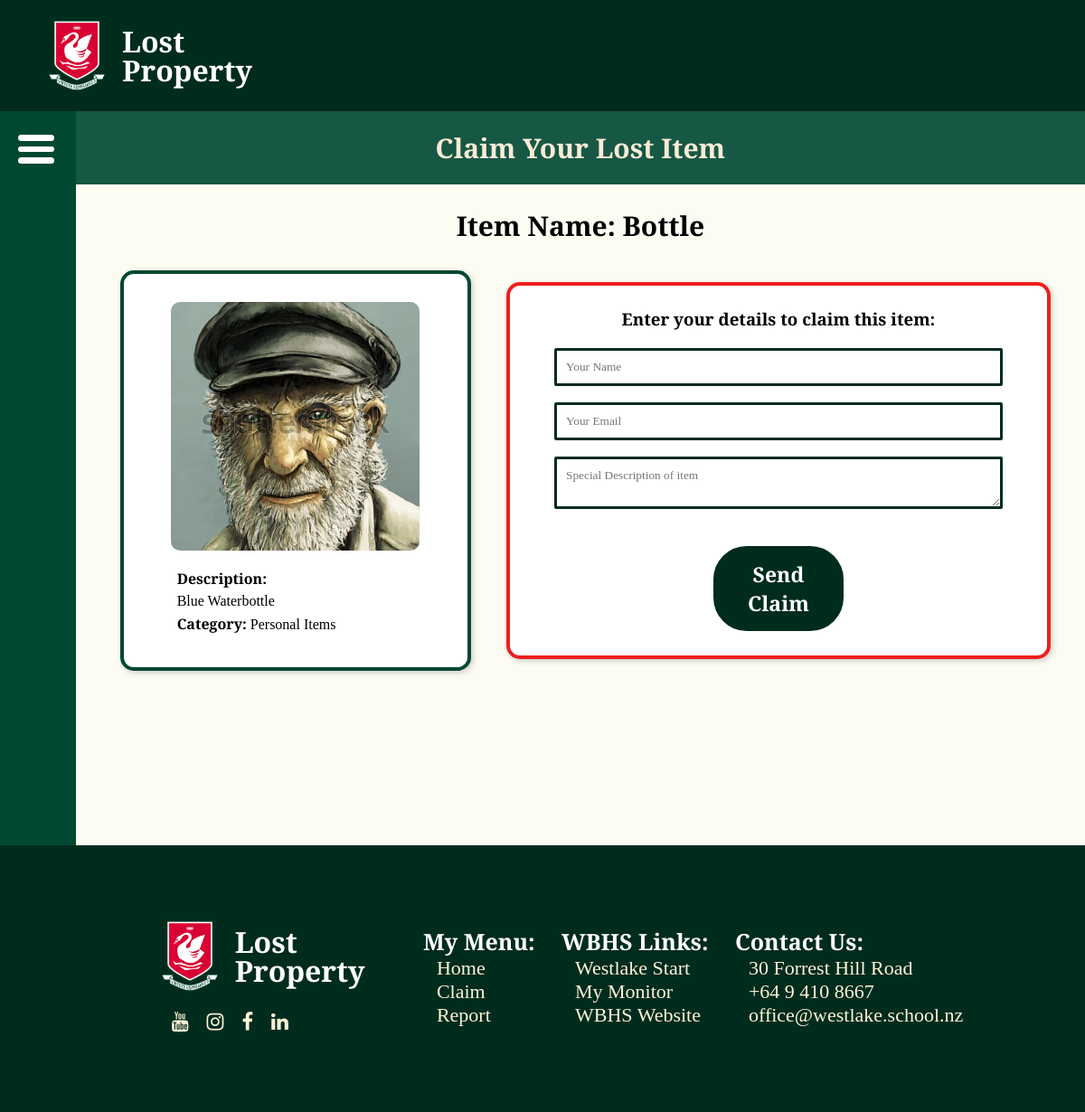
Screenshot of /claim_item/19 with the database file from the repository.
### tables this page shows
CREATE TABLE items (
            id INTEGER PRIMARY KEY AUTOINCREMENT,
            item_name TEXT,
            name TEXT,
            description TEXT,
            image_filename TEXT,
            category TEXT
        );

### app.py (the view)
@app.route('/claim_item/<int:item_id>', methods=['GET', 'POST'])
def claim_item(item_id):
    conn = get_db_connection()
    item = conn.execute('SELECT * FROM items WHERE id = ?', (item_id,)).fetchone()
    conn.close()
    if not item:
        flash("Item not found.")
        return redirect(url_for('claim'))
    return render_template('claim_form.html', item=item)

### app.py (called while the page is built)
def get_db_connection():
    db_path = os.path.join('Final', 'WBHSLostProperty.db')
    conn = sqlite3.connect(db_path)
    conn.row_factory = sqlite3.Row
    return conn

### templates/claim_form.html (shortened to what this page needs)
{% extends 'base.html' %}
{% block body %}
<h2 class="page_header">Claim Your Lost Item</h2>
<h2 style="font-size: 30px; margin-top: 25px;">Item Name: {{ item['item_name'] }}</h2>
<div class="claim_form_preview_container">
    <div class="item_preview">
        <img src="{{ url_for('static', filename='uploads/' + item['image_filename']) }}"
             alt="{{ item['item_name'] }}"
             class="claim_preview_image">
        <div class="item_details">
            <p><strong>Description:</strong></p>
            <p>{{ item['description'] }}</p>
            <p><strong>Category:</strong> {{ item['category'] }}</p>
        </div>
    </div>
    <div class="form_container" id="claim">
        <form id="claim_form" data-item-name="{{ item['item_name'] }}">
            <h3>Enter your details to claim this item:</h3>
            <input type="text" id="name" name="name" placeholder="Your Name" required><br>
            <input type="email" id="email" name="email" placeholder="Your Email" required><br>
            <textarea id="message" name="message" placeholder="Special Description of item"></textarea><br>
            <button type="submit">Send Claim</button>
        </form>
    </div>
</div>
{% endblock %}

### static/style.css (style rules this page uses)
* { margin: 0; padding: 0; box-sizing: 0; font-family: "EB Garamond", serif; }
body { margin: 0; padding: 0; overflow-x: hidden; background: rgba(252, 252, 240, 0.783); }
.page_header { font-size: 30px; font-weight: bold; width: 100%; height: fit-content; padding: 20px 0px; background:#175844; color:antiquewhite; }
.form_container, .claim_form_container { width: 100%; height: 100vh; margin-top: 50px; display: flex; flex-direction: column; align-items: center; justify-content: center; text-align: center; }
.form_container form { background: white; border: 4px solid #ed0000e1; display: flex; flex-direction: column; padding: 2vw 3vw; width: 90%; max-width: 600px; border-radius: 15px; box-shadow: 2px 2px 6px rgba(0,0,0,0.2); }
.form_container form h3, .claim_form_container form h3 { color: black; font-weight: 800; margin-bottom: 20px; }
.form_container form input, form textarea , .claim_form_container form input, form textarea { border: 0; padding: 10px; border: #002c1e 3px solid; border-radius: 2px; width: 90%; margin: 0 auto; }
.form_container form button, .claim_form_container form button { padding: 15px; background: #002c1e; color: white; font-size: 23px; font-weight: bold; border: 0; border-radius: 40px; outline: none; width: 150px; margin: 20px auto 0; border: 3px solid white; }
.claim_form_preview_container { display: flex; justify-content: center; align-items: center; gap: 50px; flex-wrap: wrap; margin-top: -200px; }
.item_preview { display: flex; margin-top: 50px; flex-direction: column; justify-content: center; align-items: center; width: 350px; height: 405px; border: 4px solid #004831; border-radius: 15px; padding: 15px; background: white; box-shadow: 2px 2px 6px rgba(0,0,0,0.2); }
.item_preview img.claim_preview_image { width: 275px; height: 275px; border-radius: 10px; object-fit: cover; margin-bottom: 15px; }
.item_details { text-align: left; width: 75%; }
.item_details p { margin: 5px 0; font-size: 16px; }
#claim { display: flex; flex-direction: column; width: 580px; }

### rows the page displays
items: item_name "Bottle", image_filename (picture), description "Blue Waterbottle", category "Personal Items"
